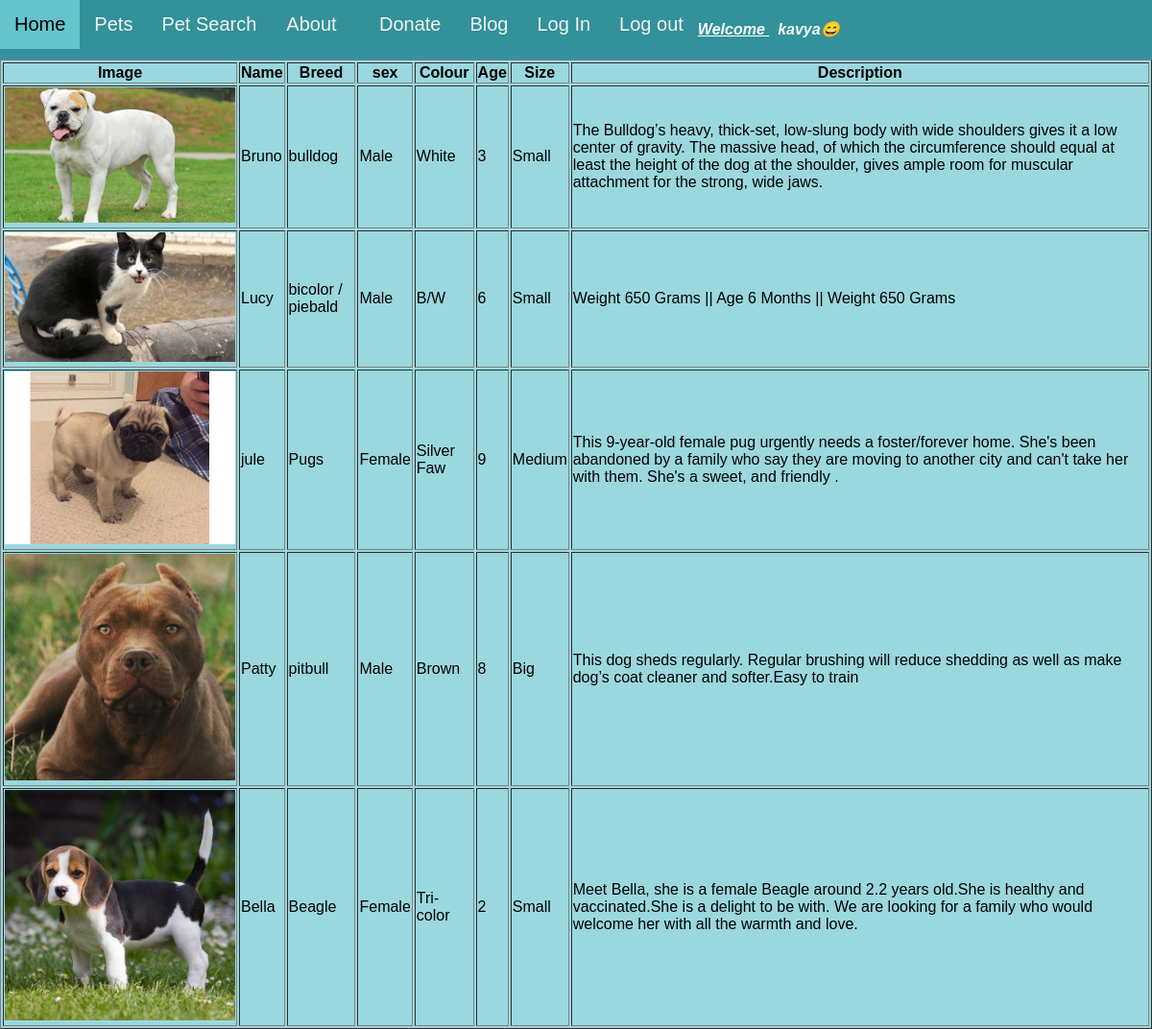
Screenshot of /display/ (signed in) with the database file from the repository.
### app/models.py (models this page shows, shortened)
class Pet(models.Model):
    pet_id = models.CharField(max_length=5)  # pk
    pet_type = models.ForeignKey(Pet_type, on_delete=models.CASCADE)  # fk
    pet_name = models.CharField(max_length=15)
    breed = models.ForeignKey(Breed, on_delete=models.CASCADE)  # fk
    sex = models.CharField(max_length=6)
    colour = models.CharField(max_length=10)
    age = models.IntegerField()
    size = models.CharField(max_length=6)
    desc = models.CharField(max_length=300)
    image = models.ImageField(upload_to='p_image', blank=True)

class Breed(models.Model):
    breed_id = models.CharField(max_length=5)
    breed = models.CharField(max_length=30)
    def __str__(self):
        return (self.breed)

### app/views.py (the view)
# urls.py: path('display/', views.display),
def display(request):
	l1 = Pet.objects.all()
	dictd = {'display': l1}
	return render(request, 'petdetails.html', dictd)

### app/templates/petdetails.html (shortened to what this page needs)
<!DOCTYPE html>
<html>
<body bgcolor="#9ad8de">
  <div class="topnav">
     <a  href="http://127.0.0.1:8000/home/">Home</a>
    <a href="http://127.0.0.1:8000/display/">Pets</a>
    <a href="http://127.0.0.1:8000/search/">Pet Search</a>
    <div class="subnav">
      <button class="subnavbtn">About</button>&nbsp &nbsp
    </div>
    <a href="http://127.0.0.1:8000/donate/">Donate</a>
	<a href="http://127.0.0.1:8000/blog/">Blog</a>
    <a href="http://127.0.0.1:8000/login/">Log In</a>
	<a href="http://127.0.0.1:8000/logout/">Log out</a>
  <i style="color:White" align=center bgcolor=Grey><h4><u><b> Welcome </u>&nbsp; {{request.session.name}}</b>😄 </i>
  </div>
  <table border=1>
    <tr>
      <th>Image</th>
      <th>Name</th>
      <th>Breed</th>
      <th>sex</th>
      <th>Colour</th>
      <th>Age</th>
      <th>Size</th>
      <th>Description</th>
    </tr>
    <tr>
      <div class="">
        {%for i in display %}
        <td>
          {% if i.image %}
          <img src="{{i.image.url}}" width="240">
          {% endif %}
        </td>
        <td> {{i.pet_name}}</td>
        <td> {{i.breed}}</td>
        <td> {{i.sex}} </td>
        <td> {{i.colour}} </td>
        <td> {{i.age}} </td>
        <td> {{i.size}} </td>
        <td> {{i.desc}} </td>
    </tr>
    {%endfor%}
  </table>
</body>
</html>

### app/templates/petdetails.html (style rules this page uses)
.topnav { overflow: hidden; background-color: #32919a; }
.topnav a { float: left; color: #f2f2f2; text-align: center; padding: 14px 15px; text-decoration: none; font-size: 20px; }
body { margin: 0; font-family: Arial, Helvetica, sans-serif; }
.subnav { float: left; overflow: hidden; }
.subnav .subnavbtn { color: #f2f2f2; font-size: 20px; border: none; outline: none; padding: 14px 16px; background-color: inherit; font-family: inherit; margin: 0; }

### rows the page displays
Pet: image (picture), pet_name "Bruno", breed "bulldog", sex "Male", colour "White", age "3", size "Small", desc "The Bulldog’s heavy, thick-set, low-slung body with wide shoulders gives it a low center of gravity. The massive head, of which the circumference should equal at least the height of the dog at the shoulder, gives ample room for muscular attachment for the strong, wide jaws."
Pet: image (picture), pet_name "Lucy", breed "bicolor / piebald", sex "Male", colour "B/W", age "6", size "Small", desc "Weight 650 Grams || Age 6 Months || Weight 650 Grams"
Pet: image (picture), pet_name "jule", breed "Pugs", sex "Female", colour "Silver Faw", age "9", size "Medium", desc "This 9-year-old female pug urgently needs a foster/forever home. She's been abandoned by a family who say they are moving to another city and can't take her with them. She's a sweet, and friendly ."
Pet: image (picture), pet_name "Patty", breed "pitbull", sex "Male", colour "Brown", age "8", size "Big", desc "This dog sheds regularly. Regular brushing will reduce shedding as well as make dog’s coat cleaner and softer.Easy to train"
Pet: image (picture), pet_name "Bella", breed "Beagle", sex "Female", colour "Tri-color", age "2", size "Small", desc "Meet Bella, she is a female Beagle around 2.2 years old.She is healthy and vaccinated.She is a delight to be with. We are looking for a family who would welcome her with all the warmth and love."

### other values shown
{{ request.session.name }} "kavya"
